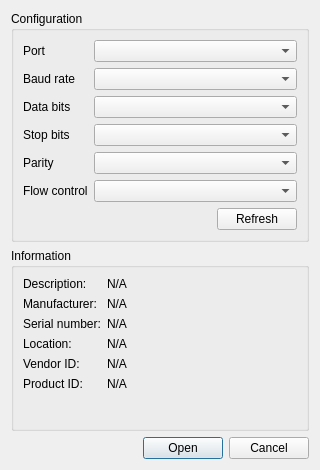
<?xml version="1.0" encoding="UTF-8"?>
<ui version="4.0">
 <class>SerialDialog</class>
 <widget class="QDialog" name="SerialDialog">
  <property name="geometry">
   <rect>
    <x>0</x>
    <y>0</y>
    <width>320</width>
    <height>470</height>
   </rect>
  </property>
  <property name="minimumSize">
   <size>
    <width>320</width>
    <height>470</height>
   </size>
  </property>
  <property name="windowTitle">
   <string>Serial Port</string>
  </property>
  <layout class="QVBoxLayout" name="verticalLayout_2">
   <item>
    <widget class="QGroupBox" name="configGroupBox">
     <property name="title">
      <string>Configuration</string>
     </property>
     <layout class="QVBoxLayout" name="verticalLayout_3">
      <item>
       <layout class="QFormLayout" name="configFormLayout">
        <item row="0" column="0">
         <widget class="QLabel" name="portLabel">
          <property name="text">
           <string>Port</string>
          </property>
         </widget>
        </item>
        <item row="0" column="1">
         <widget class="QComboBox" name="portComboBox"/>
        </item>
        <item row="1" column="0">
         <widget class="QLabel" name="baudRateLabel">
          <property name="text">
           <string>Baud rate</string>
          </property>
         </widget>
        </item>
        <item row="1" column="1">
         <widget class="QComboBox" name="baudRateComboBox"/>
        </item>
        <item row="2" column="0">
         <widget class="QLabel" name="dataBitsLabel">
          <property name="text">
           <string>Data bits</string>
          </property>
         </widget>
        </item>
        <item row="2" column="1">
         <widget class="QComboBox" name="dataBitsComboBox"/>
        </item>
        <item row="3" column="0">
         <widget class="QLabel" name="labelStopBits">
          <property name="text">
           <string>Stop bits</string>
          </property>
         </widget>
        </item>
        <item row="3" column="1">
         <widget class="QComboBox" name="stopBitsComboBox"/>
        </item>
        <item row="4" column="0">
         <widget class="QLabel" name="parityLabel">
          <property name="text">
           <string>Parity</string>
          </property>
         </widget>
        </item>
        <item row="4" column="1">
         <widget class="QComboBox" name="parityComboBox"/>
        </item>
        <item row="5" column="0">
         <widget class="QLabel" name="flowControlLabel">
          <property name="text">
           <string>Flow control</string>
          </property>
         </widget>
        </item>
        <item row="5" column="1">
         <widget class="QComboBox" name="flowControlComboBox"/>
        </item>
       </layout>
      </item>
      <item>
       <layout class="QHBoxLayout" name="configButtonLayout">
        <item>
         <spacer name="configButtonSpacer">
          <property name="orientation">
           <enum>Qt::Horizontal</enum>
          </property>
          <property name="sizeHint" stdset="0">
           <size>
            <width>40</width>
            <height>20</height>
           </size>
          </property>
         </spacer>
        </item>
        <item>
         <widget class="QPushButton" name="refreshButton">
          <property name="text">
           <string>Refresh</string>
          </property>
         </widget>
        </item>
       </layout>
      </item>
     </layout>
    </widget>
   </item>
   <item>
    <widget class="QGroupBox" name="infoGroupBox">
     <property name="title">
      <string>Information</string>
     </property>
     <layout class="QFormLayout" name="formLayout">
      <item row="0" column="0">
       <widget class="QLabel" name="descriptionHeadingLabel">
        <property name="text">
         <string>Description:</string>
        </property>
       </widget>
      </item>
      <item row="1" column="0">
       <widget class="QLabel" name="manufacturerHeadingLabel">
        <property name="text">
         <string>Manufacturer:</string>
        </property>
       </widget>
      </item>
      <item row="2" column="0">
       <widget class="QLabel" name="serialNumberHeadingLabel">
        <property name="text">
         <string>Serial number:</string>
        </property>
       </widget>
      </item>
      <item row="3" column="0">
       <widget class="QLabel" name="locationHeadingLabel">
        <property name="text">
         <string>Location:</string>
        </property>
       </widget>
      </item>
      <item row="4" column="0">
       <widget class="QLabel" name="vendorIdHeadingLabel">
        <property name="text">
         <string>Vendor ID:</string>
        </property>
       </widget>
      </item>
      <item row="5" column="0">
       <widget class="QLabel" name="productIdHeadingLabel">
        <property name="text">
         <string>Product ID:</string>
        </property>
       </widget>
      </item>
      <item row="0" column="1">
       <widget class="QLabel" name="descriptionLabel">
        <property name="text">
         <string>N/A</string>
        </property>
        <property name="textInteractionFlags">
         <set>Qt::LinksAccessibleByMouse|Qt::TextSelectableByMouse</set>
        </property>
       </widget>
      </item>
      <item row="1" column="1">
       <widget class="QLabel" name="manufacturerLabel">
        <property name="text">
         <string>N/A</string>
        </property>
        <property name="textInteractionFlags">
         <set>Qt::LinksAccessibleByMouse|Qt::TextSelectableByMouse</set>
        </property>
       </widget>
      </item>
      <item row="2" column="1">
       <widget class="QLabel" name="serialNumberLabel">
        <property name="text">
         <string>N/A</string>
        </property>
        <property name="textInteractionFlags">
         <set>Qt::LinksAccessibleByMouse|Qt::TextSelectableByMouse</set>
        </property>
       </widget>
      </item>
      <item row="3" column="1">
       <widget class="QLabel" name="locationLabel">
        <property name="text">
         <string>N/A</string>
        </property>
        <property name="textInteractionFlags">
         <set>Qt::LinksAccessibleByMouse|Qt::TextSelectableByMouse</set>
        </property>
       </widget>
      </item>
      <item row="4" column="1">
       <widget class="QLabel" name="vendorIdLabel">
        <property name="text">
         <string>N/A</string>
        </property>
        <property name="textInteractionFlags">
         <set>Qt::LinksAccessibleByMouse|Qt::TextSelectableByMouse</set>
        </property>
       </widget>
      </item>
      <item row="5" column="1">
       <widget class="QLabel" name="productIdLabel">
        <property name="text">
         <string>N/A</string>
        </property>
        <property name="textInteractionFlags">
         <set>Qt::LinksAccessibleByMouse|Qt::TextSelectableByMouse</set>
        </property>
       </widget>
      </item>
     </layout>
    </widget>
   </item>
   <item>
    <widget class="QDialogButtonBox" name="buttonBox">
     <property name="orientation">
      <enum>Qt::Horizontal</enum>
     </property>
     <property name="standardButtons">
      <set>QDialogButtonBox::Cancel|QDialogButtonBox::Open</set>
     </property>
    </widget>
   </item>
  </layout>
 </widget>
 <resources/>
 <connections>
  <connection>
   <sender>buttonBox</sender>
   <signal>accepted()</signal>
   <receiver>SerialDialog</receiver>
   <slot>accept()</slot>
   <hints>
    <hint type="sourcelabel">
     <x>248</x>
     <y>254</y>
    </hint>
    <hint type="destinationlabel">
     <x>157</x>
     <y>274</y>
    </hint>
   </hints>
  </connection>
  <connection>
   <sender>buttonBox</sender>
   <signal>rejected()</signal>
   <receiver>SerialDialog</receiver>
   <slot>reject()</slot>
   <hints>
    <hint type="sourcelabel">
     <x>316</x>
     <y>260</y>
    </hint>
    <hint type="destinationlabel">
     <x>286</x>
     <y>274</y>
    </hint>
   </hints>
  </connection>
 </connections>
</ui>
